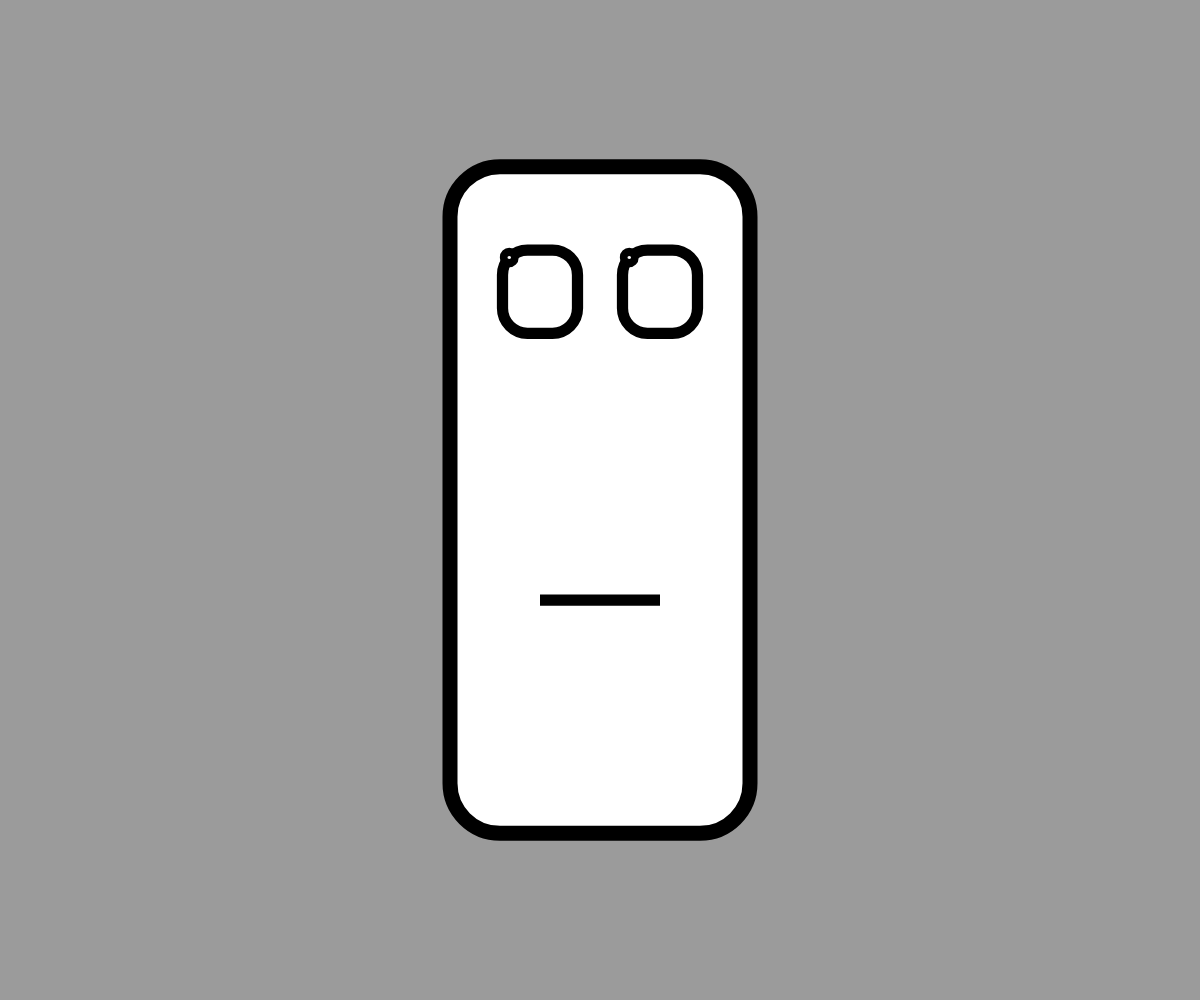
Frame 1 (no input)
Frame 60 (no input): identical to frame 1, image omitted
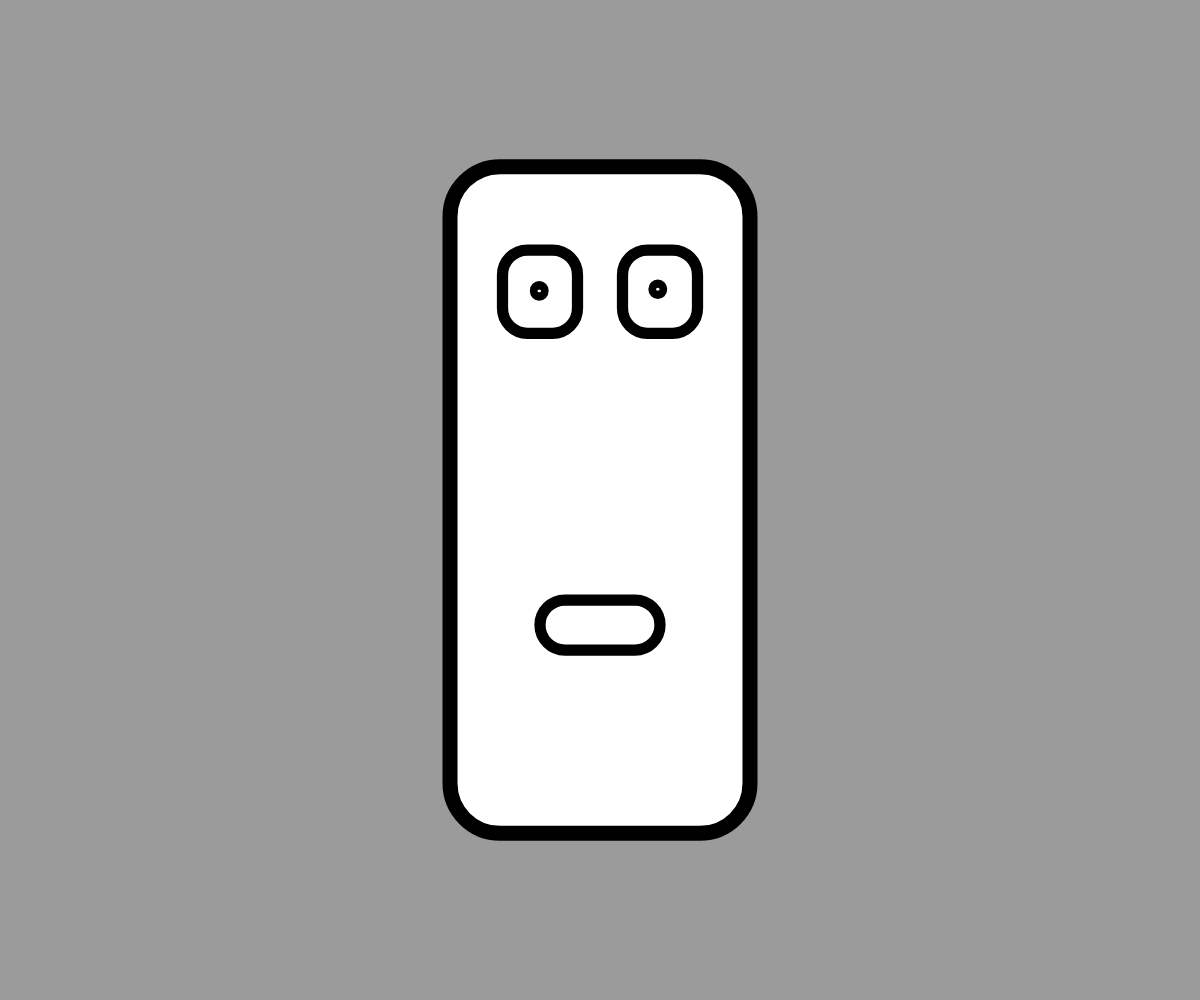
Frame 120 (the mouse pressed at the canvas centre since frame 60)

The p5.js sketch that drew these frames (run headless with seeded random() and noise() and a simulated clock; from frame 60 on, the mouse is pressed at the canvas centre):

// p5.js sketch
// ── sketch.js
var easing = 0.05;
var x = 0;
var y = 0;

function setup() {
    createCanvas(windowWidth, windowHeight);
}
//
function draw() {

    var smallMouseX = constrain(mouseX, 0, windowWidth);
    var smallMouseY = constrain(mouseY, 0, windowHeight);
    var eyeballx = map(smallMouseX, 0, windowWidth, 0, 40 * windowWidth / 800);
    var eyebally = map(smallMouseY, 0, windowHeight, 0, 40 * windowHeight / 600);
    var targetX = smallMouseX;
    var targetY = smallMouseY;
    var xmap = map(x, 0, width, 0, 40 * windowWidth / 800);
    var ymap = map(y, 0, height, 0, 40 * windowHeight / 600);
    x += (targetX - x) * easing;
    y += (targetY - y) * easing;

    background(155);
    fill(255);
    strokeCALC = windowWidth * windowHeight / 80000;
    //print(strokeCALC);
    strokeWeight(strokeCALC);
    radius = windowWidth * windowHeight / 24000;

    rect(windowWidth * 300 / 800, windowHeight * 100 / 600, windowWidth * 200 / 800, windowHeight * 400 / 600, radius, radius, radius, radius);
    //face
    strokeWeight(strokeCALC * 6 / 8);
    rect(335 * windowWidth / 800, 150 * windowHeight / 600, 50 * windowWidth / 800, 50 * windowHeight / 600, radius / 2, radius / 2, radius / 2, radius / 2);
    //left eye
    strokeWeight(strokeCALC * 6 / 8);
    rect(415 * windowWidth / 800, 150 * windowHeight / 600, 50 * windowWidth / 800, 50 * windowHeight / 600, radius / 2, radius / 2, radius / 2, radius / 2);
    //right eye

    rect(337 * windowWidth / 800 + eyeballx, 152 * windowHeight / 600 + eyebally, 5 * windowWidth / 800, 5 * windowHeight / 600, radius / 2, radius / 2, radius / 2, radius / 2);
    //left eyeball

    rect(417 * windowWidth / 800 + xmap, 152 * windowHeight / 600 + ymap, 5 * windowWidth / 800, 5 * windowHeight / 600, radius / 2, radius / 2, radius / 2, radius / 2);
    //right eyeball

    //rect(windowWidth /2 - windowWidth/100 *5, windowHeight /2 + windowHeight /100 *10, windowWidth /100 * 10, windowHeight /100 * 10, radius, radius, radius, radius);
    rect(windowWidth /2 - windowWidth/100 *5, windowHeight /2 + windowHeight /100 *10, windowWidth /100 * 10, smallMouseY/10, radius, radius, radius, radius);


    //mouth

}

function windowResized() {
    resizeCanvas(windowWidth, windowHeight);
    //resize canvas function
}
